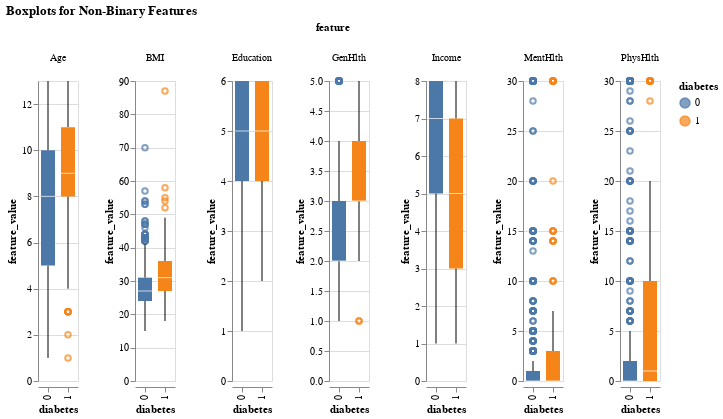

The notebook cell this image was saved under:
### Markdown cell above
Figure 2

### Code cell
# For binary features boxplot is not infomative
non_binary_features = ['BMI', 'GenHlth', 'MentHlth', 'PhysHlth', 'Age', 'Education', 'Income']
df_sample_nonbinary = df_sample_long[df_sample_long["feature"].isin(non_binary_features)]

alt.Chart(df_sample_nonbinary).mark_boxplot().encode(
    x='diabetes:N',
    y='feature_value:Q',
    color='diabetes:N'
).facet(
    column='feature:N'
).properties(
    title='Boxplots for Non-Binary Features',
).resolve_scale(
    y="independent"
)

### Figure 1 — Vega-Lite specification as saved in the notebook (floating-point values rounded to 4 significant figures; data arrays with more than 128 entries replaced by an {"elided": "..."} marker saying what was removed)
{"config": {"view": {"continuousWidth": 300, "continuousHeight": 300}}, "data": {"name": "data-352cac5ebcfc5a472f39a63ba1c6f837"}, "facet": {"column": {"field": "feature", "type": "nominal"}}, "spec": {"mark": {"type": "boxplot"}, "encoding": {"color": {"field": "diabetes", "type": "nominal"}, "x": {"field": "diabetes", "type": "nominal"}, "y": {"field": "feature_value", "type": "quantitative"}}}, "resolve": {"scale": {"y": "independent"}}, "title": "Boxplots for Non-Binary Features", "$schema": "https://vega.github.io/schema/vega-lite/v5.15.1.json", "datasets": {"data-352cac5ebcfc5a472f39a63ba1c6f837": {"elided": "7000 records"}}}
